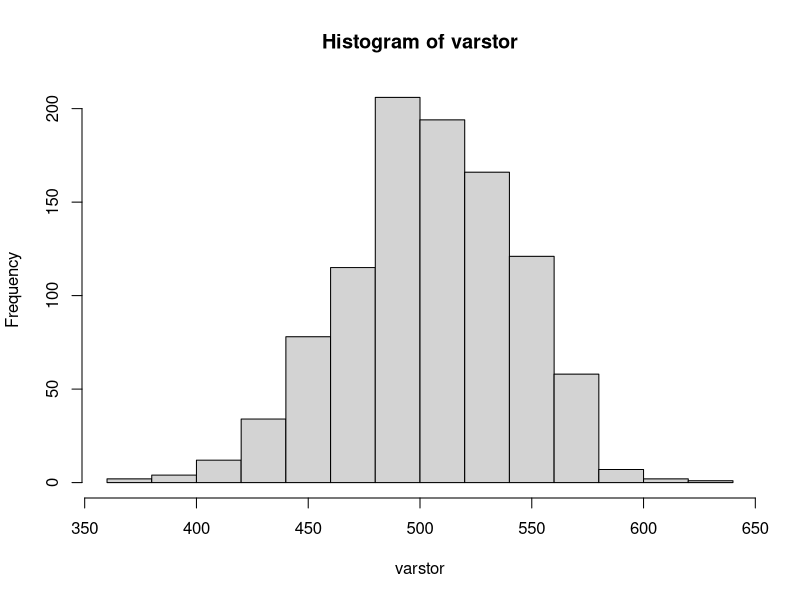

Write the R code that produced this figure.
days=1:365
count=1135
repeatn=1000
varstor=numeric()
for (j in 1:repeatn){
brownlow = 0
for (i in 1:count) {
  sam=sample(days,size=35,replace = T)
  y=duplicated(sam)
  if (sum(y)>0) brownlow=brownlow+1
  else brownlow = brownlow - 2
}
varstor[j]=brownlow
}
hist(varstor)
var(varstor)
